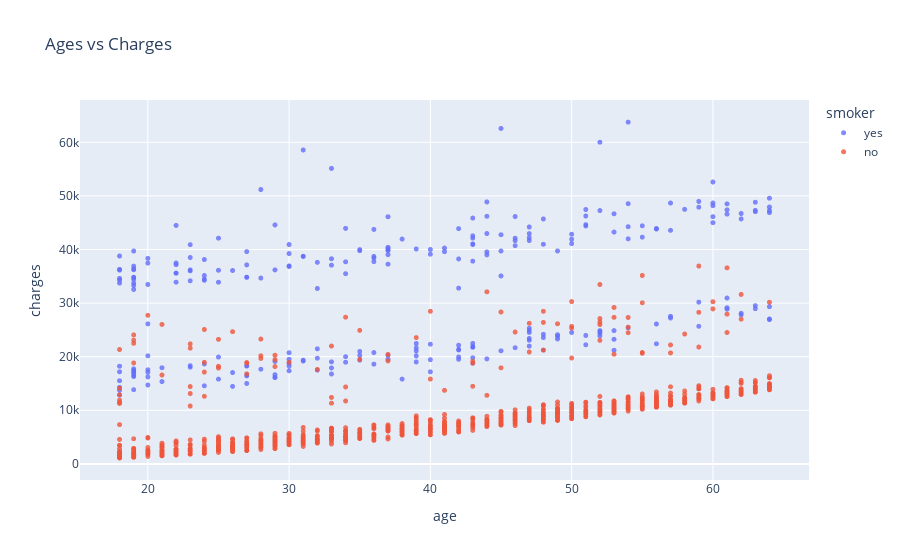

Notebook code for this chart:
### Markdown cell above
AGE AND CHARGES:
            relationship between age and charges using scatter plot. each point in the scatter plot
            represent a customer. we'll also use "smoker" coulumns to color the points

### Code cell
fig = px.scatter(medical_pd,
                 x='age',
                 y='charges', 
                 color='smoker',
                 opacity=0.8,
                 hover_data=['sex'],
                 title='Ages vs Charges')

fig.update_traces(marker_size=5)
fig.show()

### Figure 1 — Plotly figure (JSON) as saved in the notebook; plotly's stock layout.template omitted (floating-point values rounded to 4 significant figures; data arrays with more than 128 entries replaced by an {"elided": "..."} marker saying what was removed)
{"data": [{"customdata": {"elided": "274x1 str values"}, "hovertemplate": "smoker=yes<br>age=%{x}<br>charges=%{y}<br>sex=%{customdata[0]}<extra></extra>", "legendgroup": "yes", "marker": {"color": "#636efa", "opacity": 0.8, "size": 5, "symbol": "circle"}, "mode": "markers", "name": "yes", "showlegend": true, "type": "scattergl", "x": {"elided": "274 int values"}, "xaxis": "x", "y": {"elided": "274 float values"}, "yaxis": "y"}, {"customdata": {"elided": "1064x1 str values"}, "hovertemplate": "smoker=no<br>age=%{x}<br>charges=%{y}<br>sex=%{customdata[0]}<extra></extra>", "legendgroup": "no", "marker": {"color": "#EF553B", "opacity": 0.8, "size": 5, "symbol": "circle"}, "mode": "markers", "name": "no", "showlegend": true, "type": "scattergl", "x": {"elided": "1064 int values"}, "xaxis": "x", "y": {"elided": "1064 float values"}, "yaxis": "y"}], "layout": {"legend": {"title": {"text": "smoker"}, "tracegroupgap": 0}, "title": {"text": "Ages vs Charges"}, "xaxis": {"anchor": "y", "domain": [0, 1], "title": {"text": "age"}}, "yaxis": {"anchor": "x", "domain": [0, 1], "title": {"text": "charges"}}}}
